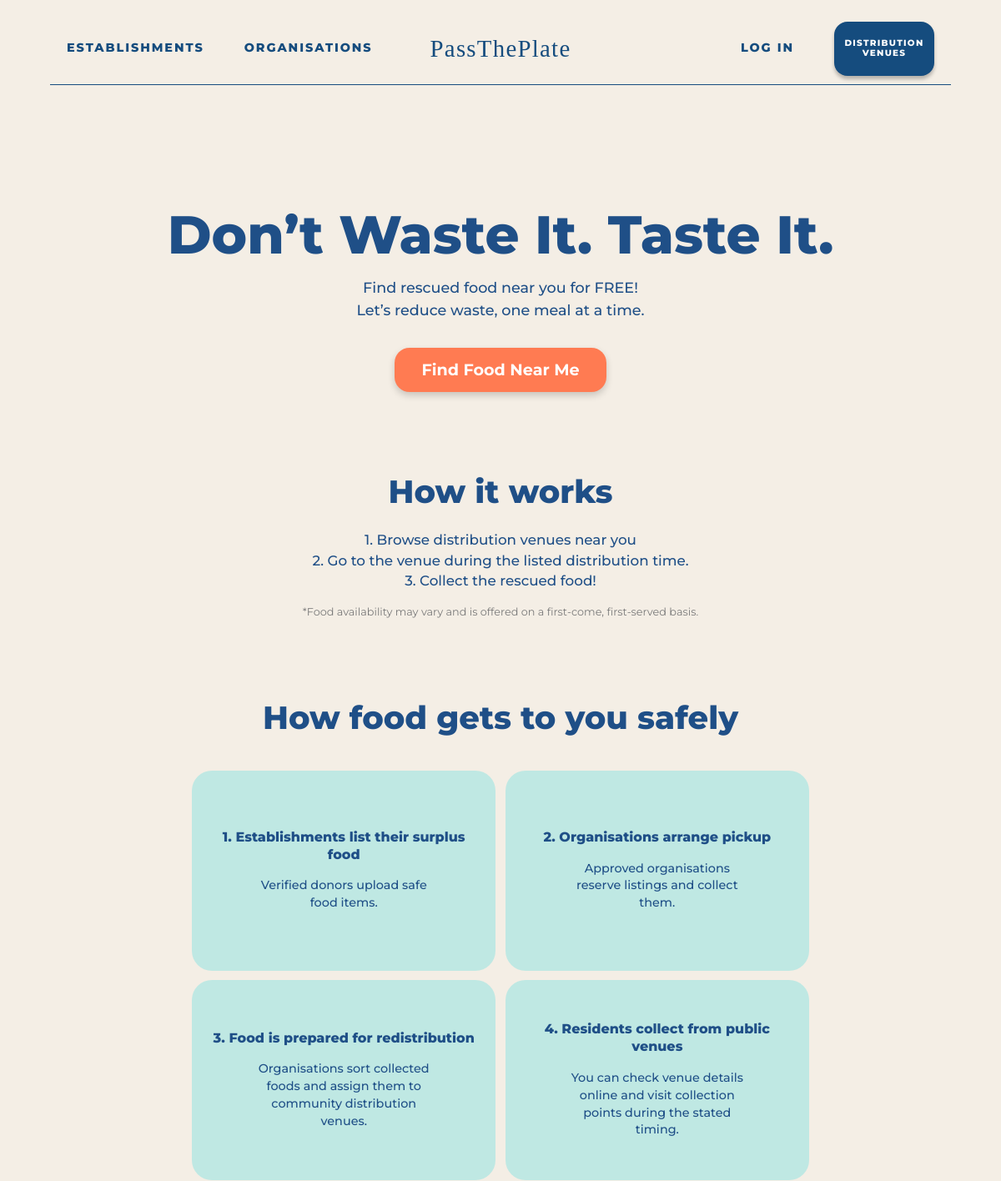
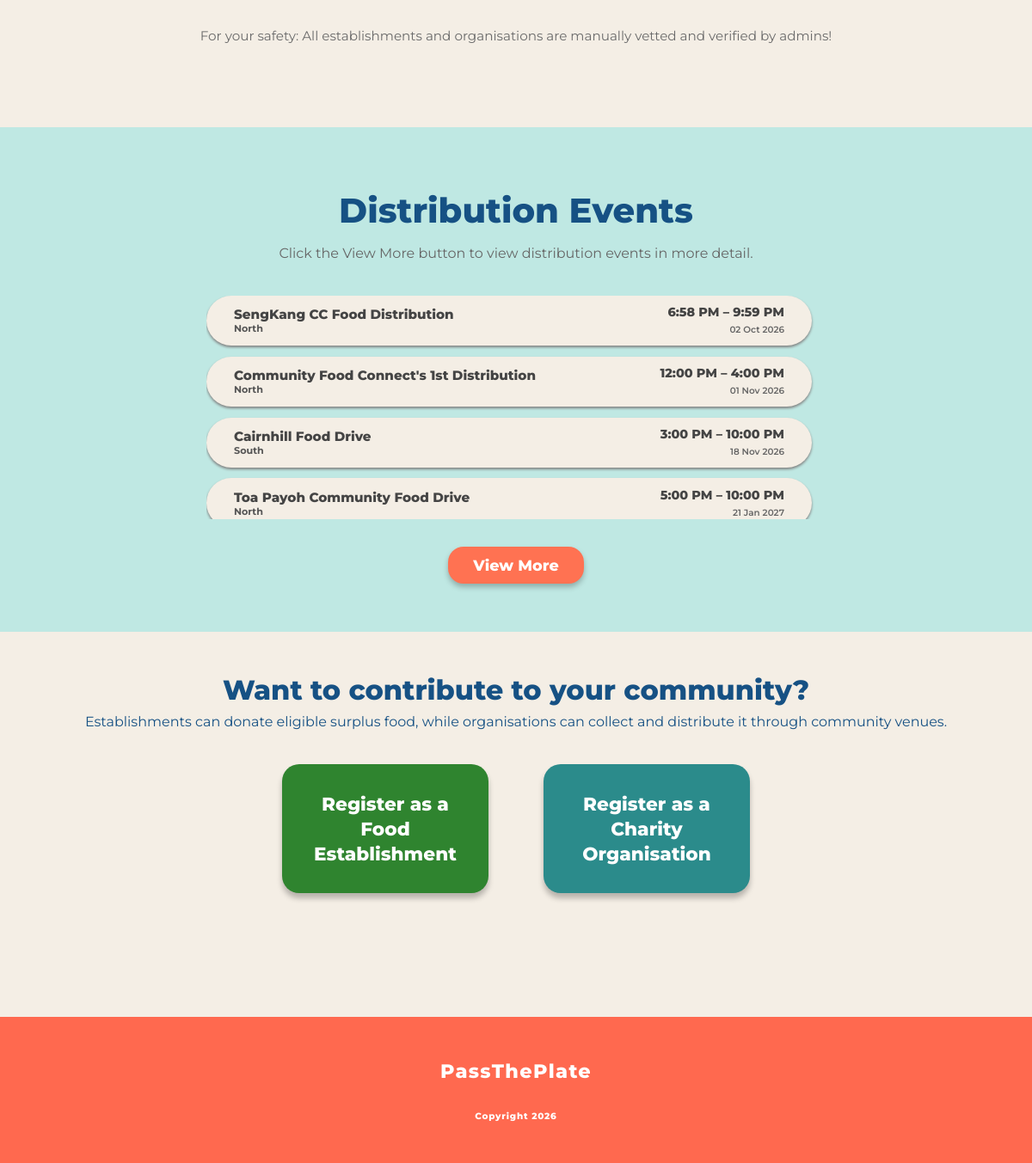
The page / on the database its author committed (2 pictures, top to bottom).
### foodrescue/models.py (models this page shows, shortened)
class DistributionEvent(models.Model):
    class Area(models.TextChoices):
        NORTH = "north", "North"
        EAST = "east", "East"
        SOUTH = "south", "South"
        WEST = "west", "West"
        CENTRAL = "central", "Central"
    class Status(models.TextChoices):
        DRAFT = "draft", "Draft"
        PUBLISHED = "published", "Published"
        COMPLETED = "completed", "Completed"
        CANCELLED = "cancelled", "Cancelled"
    organisation = models.ForeignKey(
        Organisation,
        on_delete=models.CASCADE,
        related_name="distribution_events"
    )
    thumbnail = models.ImageField(
        upload_to="event_thumbnails/",
        blank=True,
        null=True
    )
    name = models.CharField(max_length=200)
    area = models.CharField(max_length=20, choices=Area.choices)
    address = models.TextField()
    postal_code = models.CharField(max_length=10)
    description = models.TextField(blank=True)
    event_date = models.DateField()
    start_time = models.TimeField()
    end_time = models.TimeField(blank=True, null=True)
    remarks = models.TextField(blank=True)
    status = models.CharField(
        max_length=20,
        choices=Status.choices,
        default=Status.DRAFT
    )
    created_at = models.DateTimeField(auto_now_add=True)
    updated_at = models.DateTimeField(auto_now=True)

### foodrescue/views.py (the view)
# urls.py: path("", views.public_home, name="public_home"),
def public_home(request):
    events = DistributionEvent.objects.select_related(
        "organisation"
    ).filter(
        status=DistributionEvent.Status.PUBLISHED
    ).order_by("event_date", "start_time")[:10]
    return render(request, "foodrescue/public-pages/public-home.html", {
        "events": events,
    })

### foodrescue/templates/foodrescue/public-pages/public-home.html (shortened to what this page needs)
{% load static %}
<!doctype html>
<html>
  <head>
    <link rel="stylesheet" href="{% static 'foodrescue/base.css' %}" />
    <link rel="stylesheet" href="{% static 'foodrescue/navbar-public.css' %}" />
    <link rel="stylesheet" href="{% static 'foodrescue/footer.css' %}" />
    <link rel="stylesheet" href="{% static 'foodrescue/public/home.css' %}" />
  </head>
  <body>
    {% include "foodrescue/includes/navbar_public.html" %}
    <main class="public-home-page">
      <section class="hero-section">
        <h1>Don’t Waste It. Taste It.</h1>
        <p class="hero-subtitle">
          Find rescued food near you for FREE!<br />
          Let’s reduce waste, one meal at a time.
        </p>
        <a href="#distribution-events" class="hero-button"> Find Food Near Me </a>
      </section>
      <section class="how-it-works-section">
        <h2>How it works</h2>
        <div class="steps-text">
          <p>1. Browse distribution venues near you</p>
          <p>2. Go to the venue during the listed distribution time.</p>
          <p>3. Collect the rescued food!</p>
        </div>
        <p class="small-note">*Food availability may vary and is offered on a first-come, first-served basis.</p>
      </section>
      <section class="safety-flow-section">
        <h2>How food gets to you safely</h2>
        <div class="safety-grid">
          <article class="info-card">
            <h3>1. Establishments list their surplus food</h3>
            <p>Verified donors upload safe food items.</p>
          </article>
          <article class="info-card">
            <h3>2. Organisations arrange pickup</h3>
            <p>Approved organisations reserve listings and collect them.</p>
          </article>
          <article class="info-card">
            <h3>3. Food is prepared for redistribution</h3>
            <p>Organisations sort collected foods and assign them to community distribution venues.</p>
          </article>
          <article class="info-card">
            <h3>4. Residents collect from public venues</h3>
            <p>You can check venue details online and visit collection points during the stated timing.</p>
          </article>
        </div>
        <p class="bottom-note">For your safety: All establishments and organisations are manually vetted and verified by admins!</p>
      </section>
      <section id="distribution-events" class="home-events-section">
        <h2>Distribution Events</h2>
        <p class="home-events-subtitle">Click the View More button to view distribution events in more detail.</p>
        <div class="home-events-list-wrapper">
          <div class="home-events-list">
            {% for event in events %}
            <a href="{% url 'event_detail' event.id %}" class="home-event-card">
              <div class="home-event-left">
                <h3>{{ event.name }}</h3>
                <p>{{ event.get_area_display }}</p>
              </div>
              <div class="home-event-right">
                <p>{{ event.start_time|time:"g:i A" }} {% if event.end_time %} – {{ event.end_time|time:"g:i A" }} {% endif %}</p>
                <span>{{ event.event_date|date:"d M Y" }}</span>
              </div>
            </a>
            {% empty %}
            <p class="empty-events-message">No distribution events available yet.</p>
            {% endfor %}
          </div>
        </div>
        <a href="{% url 'public_distribution_events' %}" class="home-view-more-button"> View More </a>
      </section>
      <section class="home-register-section">
        <h2>Want to contribute to your community?</h2>
        <p>Establishments can donate eligible surplus food, while organisations can collect and distribute it through community venues.</p>
        <div class="home-register-cards">
          <a href="{% url 'register_establishment' %}"" class="home-register-card home-establishment-card">
            Register as a<br />
            Food<br />
            Establishment
          </a>
          <a href="{% url 'register_organisation' %}" class="home-register-card home-organisation-card">
            Register as a<br />
            Charity<br />
            Organisation
          </a>
        </div>
      </section>
    </main>
    {% include "foodrescue/includes/footer.html" %}
  </body>
</html>

### foodrescue/static/foodrescue/base.css (style rules this page uses)
* { box-sizing: border-box; font-family: "Montserrat", sans-serif; }
body { margin: 0; background-color: #f5efe6; }

### foodrescue/static/foodrescue/public/home.css (style rules this page uses)
body { margin: 0; font-family: "Montserrat", sans-serif; background-color: #f4eee5; color: #1f4f87; }
.public-home-page { max-width: 1100px; margin: 0 auto; padding: 3rem 2rem 5rem 2rem; box-sizing: border-box; }
.hero-section { text-align: center; margin-top: 6rem; margin-bottom: 6rem; }
.hero-section h1 { margin: 0 0 1rem 0; font-size: 4rem; font-weight: 800; color: #1f4f87; line-height: 1.1; }
.hero-subtitle { margin: 0 0 2rem 0; font-size: 1.1rem; font-weight: 500; color: #1f4f87; line-height: 1.5; }
.hero-button { display: inline-block; text-decoration: none; background-color: #ff7b52; color: white; font-size: 1.2rem; font-weight: 700; padding: 0.9rem 2rem; border-radius: 18px; box-shadow: 0 4px 8px rgba(0, 0, 0, 0.18); transition: transform 0.15s ease, background-color 0.15s ease; }
.how-it-works-section, .safety-flow-section { text-align: center; margin-bottom: 6rem; }
.how-it-works-section h2, .safety-flow-section h2 { margin: 0 0 1.5rem 0; font-size: 2.4rem; font-weight: 800; color: #1f4f87; }
.steps-text p { margin: 0.3rem 0; font-size: 1.05rem; font-weight: 500; color: #1f4f87; }
.small-note { margin-top: 1.2rem; font-size: 0.8rem; color: #7a7a7a; }
.safety-grid { max-width: 740px; margin: 2.5rem auto 2rem auto; display: grid; grid-template-columns: repeat(2, 1fr); gap: 0.7rem; }
.info-card { background-color: #bfe8e3; border-radius: 24px; padding: 2rem 1.6rem; min-height: 240px; box-sizing: border-box; display: flex; flex-direction: column; justify-content: center; align-items: center; text-align: center; }
.info-card h3 { margin: 0 0 1rem 0; font-size: 1rem; font-weight: 800; color: #1f4f87; line-height: 1.3; }
.info-card p { margin: 0; font-size: 0.9rem; font-weight: 500; color: #1f4f87; line-height: 1.45; max-width: 230px; }
.bottom-note { margin-top: 2rem; font-size: 0.95rem; color: #6b6b6b; line-height: 1.4; }
.home-events-section { width: 100vw; margin-left: calc(50% - 50vw); background-color: #bfe8e3; padding: 4.5rem 2rem 3.5rem; text-align: center; box-sizing: border-box; margin-top: 5rem; }
.home-events-section h2 { font-size: 2.5rem; font-weight: 800; color: #165184; margin: 0 0 0.7rem; }
.home-events-subtitle { color: #666; font-size: 1rem; margin-bottom: 2.5rem; }
.home-events-list-wrapper { max-width: 720px; height: 260px; margin: 0 auto; overflow-y: scroll; padding-right: 1rem; }
.home-events-list { display: flex; flex-direction: column; gap: 0.8rem; }
.home-event-card { background-color: #f4eee5; border-radius: 999px; min-height: 58px; padding: 0.6rem 2rem; box-sizing: border-box; display: flex; justify-content: space-between; align-items: center; gap: 2rem; text-decoration: none; color: inherit; filter: drop-shadow(0 2px 0.1rem grey); }
.home-event-left { text-align: left; }
.home-event-left h3 { font-size: 0.95rem; font-weight: 800; color: #444; margin: 0; }
.home-event-left p { font-size: 0.7rem; font-weight: 700; color: #555; margin: 0; }
.home-event-right { text-align: right; flex-shrink: 0; }
.home-event-right p { font-size: 0.9rem; font-weight: 800; color: #444; margin: 0; }
.home-event-right span { font-size: 0.65rem; font-weight: 600; color: #666; }
.home-view-more-button { display: inline-block; margin-top: 2rem; background-color: #ff7252; color: white; text-decoration: none; font-size: 1.1rem; font-weight: 800; padding: 0.7rem 1.8rem; border-radius: 18px; box-shadow: 0 4px 6px rgba(0, 0, 0, 0.25); }
.home-register-section { width: 100vw; margin-left: calc(50% - 50vw); background-color: #f4eee5; text-align: center; padding: 3rem 2rem 4rem; box-sizing: border-box; }
.home-register-section h2 { color: #165184; font-size: 2rem; font-weight: 800; margin: 0 0 0.5rem; }
.home-register-section p { color: #165184; font-size: 1rem; margin: 0 0 2.5rem; }
.home-register-cards { display: flex; justify-content: center; gap: 4rem; flex-wrap: wrap; }
.home-register-card { width: 240px; height: 150px; border-radius: 20px; color: white; text-decoration: none; font-size: 1.35rem; font-weight: 800; line-height: 1.35; display: flex; justify-content: center; align-items: center; text-align: center; box-shadow: 0 6px 6px rgba(0, 0, 0, 0.25); }
.home-establishment-card { background-color: #2f842f; }
.home-organisation-card { background-color: #2b8b8b; }
html { scroll-behavior: smooth; }

### rows shown on the page
DistributionEvent: name "SengKang CC Food Distribution", area "North", start_time "6:58 PM", end_time "9:59 PM", event_date "02 Oct 2026"
DistributionEvent: name "Community Food Connect's 1st Distribution", area "North", start_time "12:00 PM", end_time "4:00 PM", event_date "01 Nov 2026"
DistributionEvent: name "Cairnhill Food Drive", area "South", start_time "3:00 PM", end_time "10:00 PM", event_date "18 Nov 2026"
DistributionEvent: name "Toa Payoh Community Food Drive", area "North", start_time "5:00 PM", end_time "10:00 PM", event_date "21 Jan 2027"
